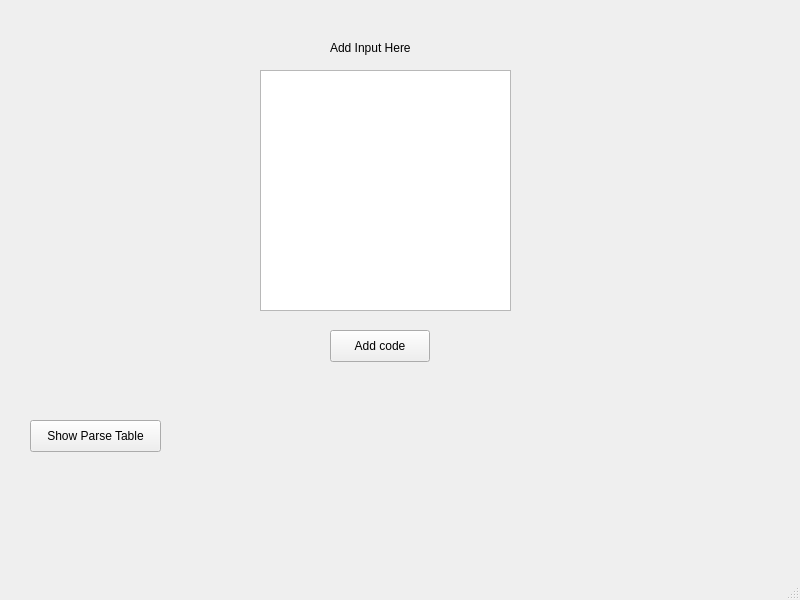
<?xml version="1.0" encoding="UTF-8"?>
<ui version="4.0">
 <class>MainWindow</class>
 <widget class="QMainWindow" name="MainWindow">
  <property name="geometry">
   <rect>
    <x>0</x>
    <y>0</y>
    <width>800</width>
    <height>600</height>
   </rect>
  </property>
  <property name="windowTitle">
   <string>MainWindow</string>
  </property>
  <widget class="QWidget" name="centralwidget">
   <widget class="QTextEdit" name="InputTextBox">
    <property name="geometry">
     <rect>
      <x>260</x>
      <y>70</y>
      <width>251</width>
      <height>241</height>
     </rect>
    </property>
   </widget>
   <widget class="QLabel" name="label">
    <property name="geometry">
     <rect>
      <x>330</x>
      <y>40</y>
      <width>101</width>
      <height>16</height>
     </rect>
    </property>
    <property name="text">
     <string>Add Input Here</string>
    </property>
   </widget>
   <widget class="QPushButton" name="ShowParseTableButton">
    <property name="geometry">
     <rect>
      <x>30</x>
      <y>420</y>
      <width>131</width>
      <height>32</height>
     </rect>
    </property>
    <property name="text">
     <string>Show Parse Table</string>
    </property>
   </widget>
   <widget class="QPushButton" name="AddCodeButton">
    <property name="geometry">
     <rect>
      <x>330</x>
      <y>330</y>
      <width>100</width>
      <height>32</height>
     </rect>
    </property>
    <property name="text">
     <string>Add code</string>
    </property>
   </widget>
  </widget>
  <widget class="QMenuBar" name="menubar">
   <property name="geometry">
    <rect>
     <x>0</x>
     <y>0</y>
     <width>800</width>
     <height>24</height>
    </rect>
   </property>
  </widget>
  <widget class="QStatusBar" name="statusbar"/>
 </widget>
 <resources/>
 <connections/>
</ui>
